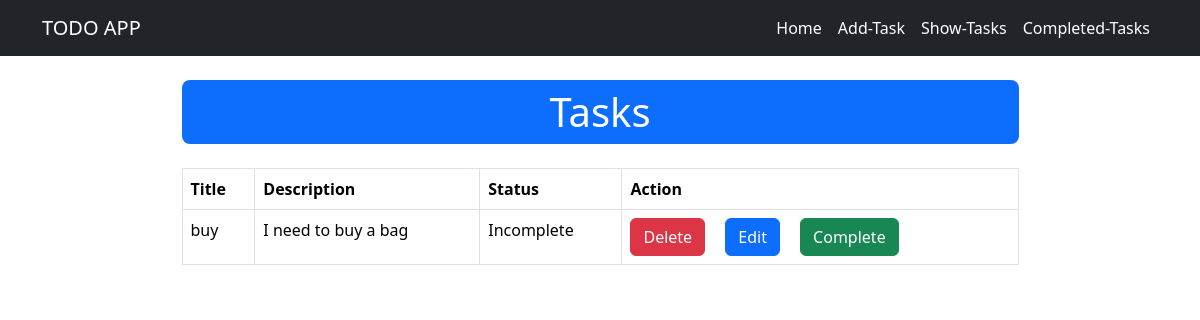
/showtasks/, run on an earlier commit of the app's database.
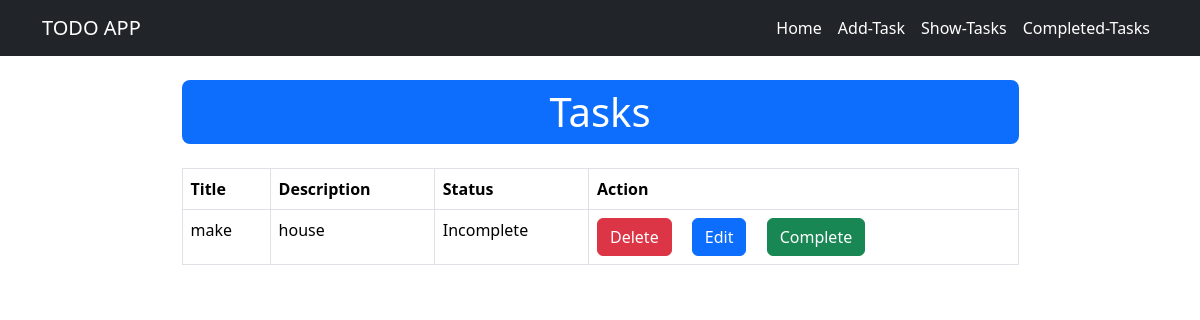
And on a later commit of the database.
### first_app/models.py (models this page shows)
class TaskModel(models.Model):
    taskTitle = models.CharField(max_length=20)
    taskDescription = models.CharField(max_length=100)
    is_completed = models.BooleanField(default = False)

### first_app/views.py (the view)
# urls.py: path('showtasks/', views.ShowTasksListView.as_view(), name='showtasks'),
class ShowTasksListView(ListView):
    model = TaskModel
    template_name = 'show_tasks.html'
    context_object_name = 'data'

### first_app/templates/show_tasks.html (shortened to what this page needs)
{% extends 'base.html' %}
{% block content %}
<h1 class="text-center bg-primary text-white w-75 my-4 mx-auto rounded-3 p-2">Tasks</h1>
{% if data %}
<div class="table-responsive w-75 m-auto">
    <table class="table table-bordered">
        <thead>
            <tr>
                <th scope="col">Title</th>
                <th scope="col">Description</th>
                <th scope="col">Status</th>
                <th scope="col">Action</th>
            </tr>
        </thead>
        <tbody>
            {% for task in data %}
            {% if not task.is_completed %}
            <tr>
                <td>{{task.taskTitle}}</td>
                <td>{{task.taskDescription}}</td>
                <td>Incomplete</td>
                <td>
                    <a href="{% url 'deletetasks' pk=task.id %}" class="btn btn-danger">Delete</a>
                    <a href="{% url 'updatetasks' pk=task.id %}" class="btn btn-primary mx-3">Edit</a>
                    <a href="{% url 'completetasks' pk=task.id %}" class="btn btn-success">Complete</a>
                </td>
            </tr>
            {% endif %}
            {% endfor %}
        </tbody>
    </table>
</div>
{% else %}
<h2 class="text-center border border-warning bg-info-subtle w-75 my-4 mx-auto rounded-3 p-4">No Task Available</h2>
{% endif %}
{% endblock  %}

### first_app/templates/base.html (shortened to what this page needs)
<!doctype html>
<html lang="en">
  <head>
    <link href="https://cdn.jsdelivr.net/npm/bootstrap@5.3.1/dist/css/bootstrap.min.css" rel="stylesheet">
  </head>
  <body>
    <nav  class="navbar navbar-expand-lg bg-dark" data-bs-theme="dark">
        <div class="container">
          <a class="navbar-brand" href="/">TODO APP</a>
          <div class="collapse navbar-collapse d-flex justify-content-end" id="navbarNav">
            <ul class="navbar-nav">
              <li class="nav-item">
                <a class="nav-link text-white" href="/">Home</a>
              </li>
              <li class="nav-item">
                <a class="nav-link text-white" href="{% url 'inputform' %}">Add-Task</a>
              </li>
              <li class="nav-item">
                <a class="nav-link text-white" href="{% url 'showtasks' %}">Show-Tasks</a>
              </li>
              <li class="nav-item">
                <a class="nav-link text-white" href="{% url 'completed' %}">Completed-Tasks</a>
              </li>
            </ul>
          </div>
        </div>
      </nav>
    <div class="container">
        {% block content %}{% endblock  %}
    </div>
  </body>
</html>

What changed in the data, as far as the page shows it:
removed TaskModel: taskTitle "buy", taskDescription "I need to buy a bag"
added TaskModel: taskTitle "make", taskDescription "house"
